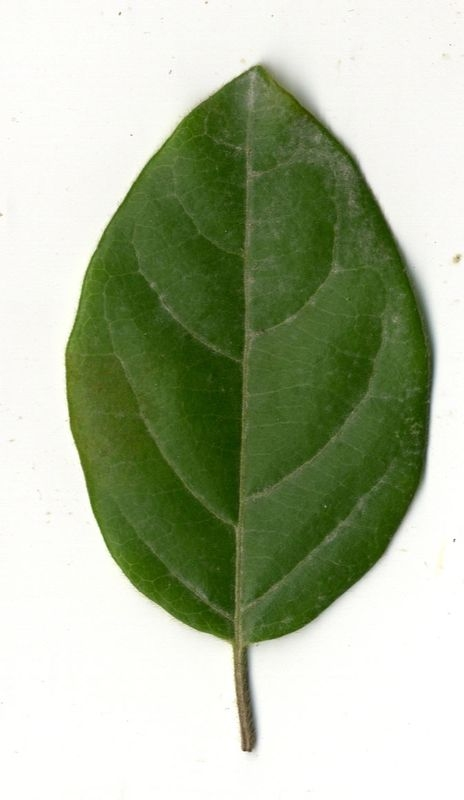
#> input picture Domasni/DomasnaRabota3/database/10002.jpg, 464 x 800 px
$ python DomasnaRabota3.3.py
#> lines starting #> are read from the running program, lines starting #| are printed output that depends on the picture; after the words box and inside, x2 and y2 are one past the last pixel; in counts of white or black regions, pixels touching at a corner belong together
import cv2
import numpy as np

img = cv2.imread('database/10002.jpg')
#> img is the input picture: shape (800, 464, 3); mean B, G, R 156.3, 183.4, 172.3
cv2.imshow('Original Image', img)
gray = cv2.cvtColor(img, cv2.COLOR_BGR2GRAY)
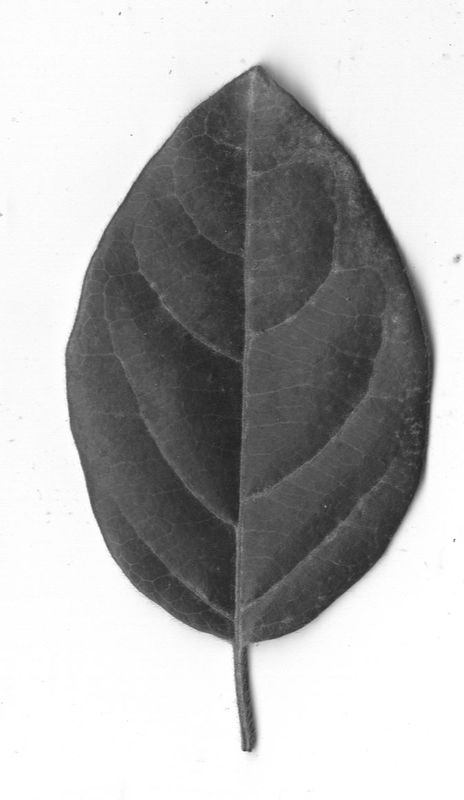
#> gray: shape (800, 464); min 33, max 255, mean 177
ret, thresh = cv2.threshold(gray, 0, 255, cv2.THRESH_BINARY_INV + cv2.THRESH_OTSU)
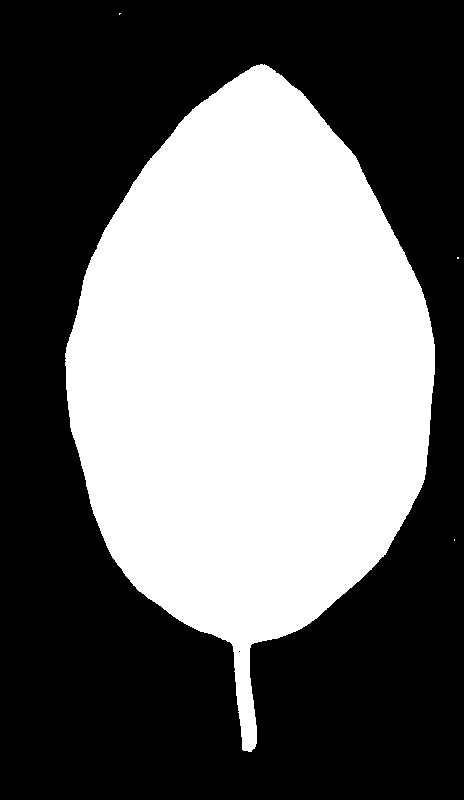
#> thresh: shape (800, 464); 42.2% white; 4 white regions (3 under 20 px), largest, box (x1, y1, x2, y2) and area: (65, 64, 435, 752) 156664
#> ret = 163
kernel = np.ones((3, 3), np.uint8)
opening = cv2.morphologyEx(thresh, cv2.MORPH_OPEN, kernel, iterations=2)
#> opening: shape (800, 464); 42.2% white; 1 white region, box (x1, y1, x2, y2) and area: (65, 65, 435, 751) 156648
sure_bg = cv2.dilate(opening, kernel, iterations=3)
#> sure_bg: shape (800, 464); 43.9% white; 1 white region, box (x1, y1, x2, y2) and area: (62, 62, 438, 754) 163063
dist_transform = cv2.distanceTransform(opening, cv2.DIST_L2, 5)
ret, sure_fg = cv2.threshold(dist_transform, 0.7 * dist_transform.max(), 255, 0)
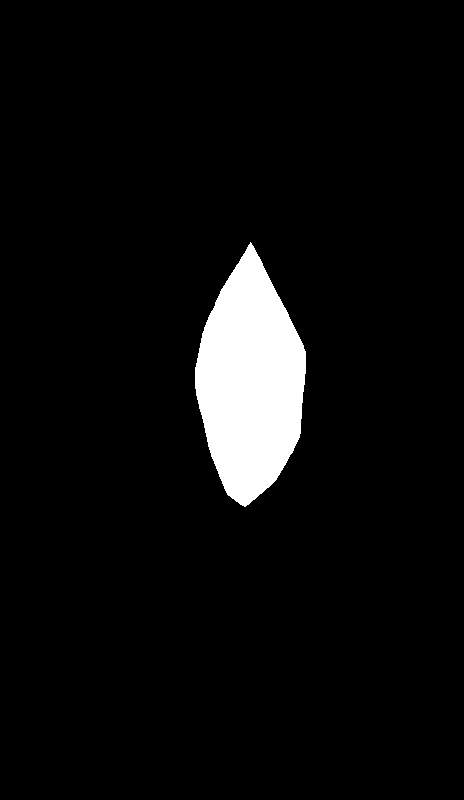
#> sure_fg: shape (800, 464) float32; 5.3% white; 1 white region, box (x1, y1, x2, y2) and area: (195, 242, 306, 507) 19522
#> ret = 129.4
sure_fg = np.uint8(sure_fg)
unknown = cv2.subtract(sure_bg, sure_fg)
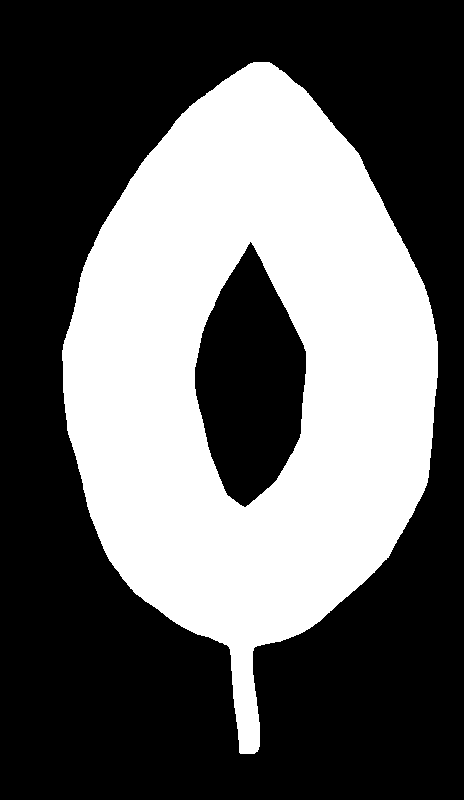
#> unknown: shape (800, 464); 38.7% white; 1 white region, box (x1, y1, x2, y2) and area: (62, 62, 438, 754) 143541
ret, markers = cv2.connectedComponents(sure_fg)
#> ret = 2
markers = markers + 1
markers[unknown == 255] = 0
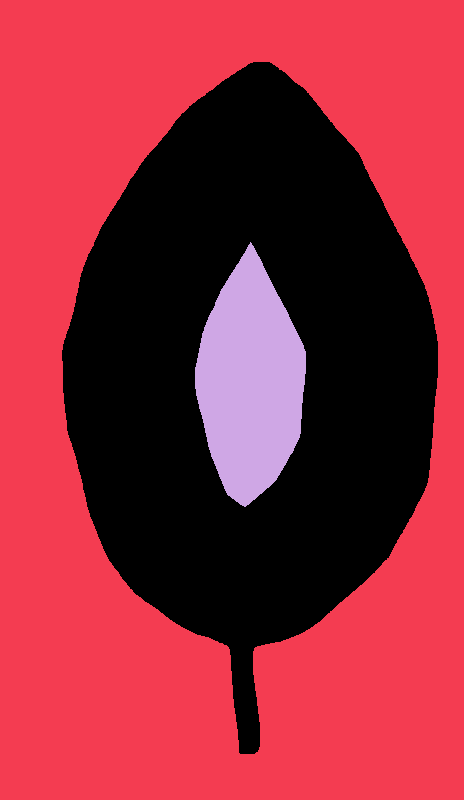
#> markers: shape (800, 464) int32; 3 distinct labels, from 0 to 2; one colour per label, 0 black
markers = cv2.watershed(img, markers)
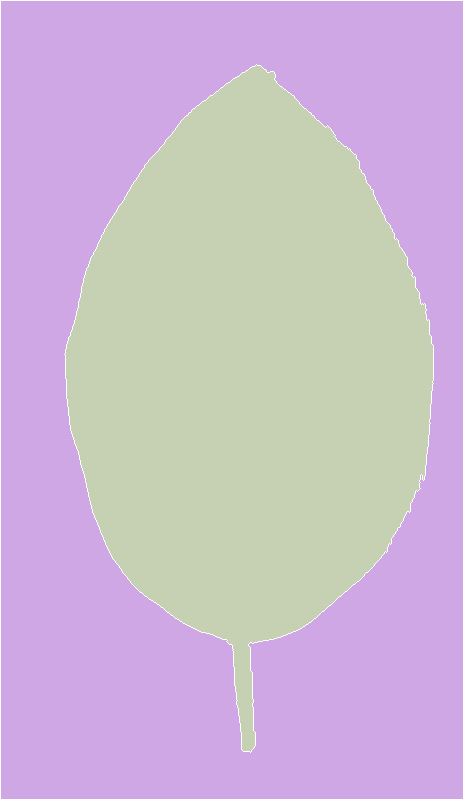
#> markers: shape (800, 464) int32; 3 distinct labels, from -1 to 2; one colour per label, 0 black, -1 white
segmented_img = np.zeros_like(gray)
segmented_img[markers != 1] = 255
processed_img = cv2.medianBlur(segmented_img, 5)
contours, _ = cv2.findContours(processed_img, cv2.RETR_EXTERNAL, cv2.CHAIN_APPROX_SIMPLE)
img_contours = img.copy()
cv2.drawContours(img_contours, contours, -1, (0, 255, 0), 2)
#> img_contours: shape (800, 464, 3); 1.36% of pixels changed, all inside (x1, y1, x2, y2) = (0, 0, 464, 800)
cv2.imshow('Segmented Image', segmented_img)
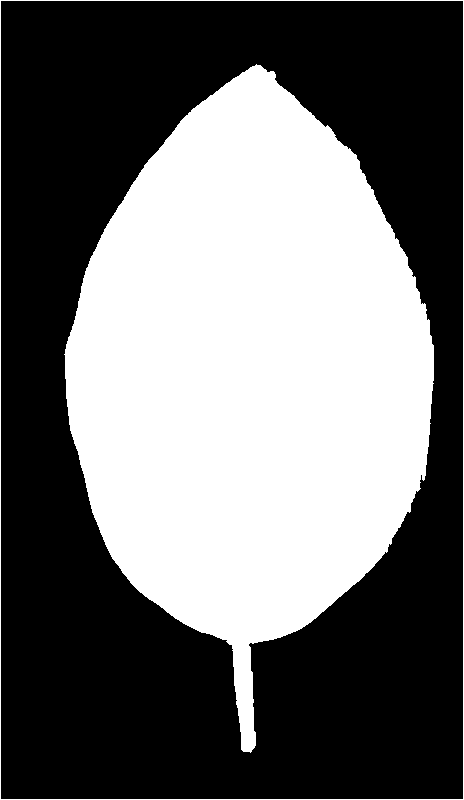
#> window 'Segmented Image': shape (800, 464); 42.8% white; 2 white regions, box (x1, y1, x2, y2) and area: (64, 64, 434, 753) 156172, (0, 0, 464, 800) 2524
cv2.imshow('Processed Image', processed_img)
cv2.imshow('Image with Contours', img_contours)
cv2.waitKey(0)
cv2.destroyAllWindows()

$ run again, with Domasni/DomasnaRabota3/database/1.jpg copied over Domasni/DomasnaRabota3/database/10002.jpg
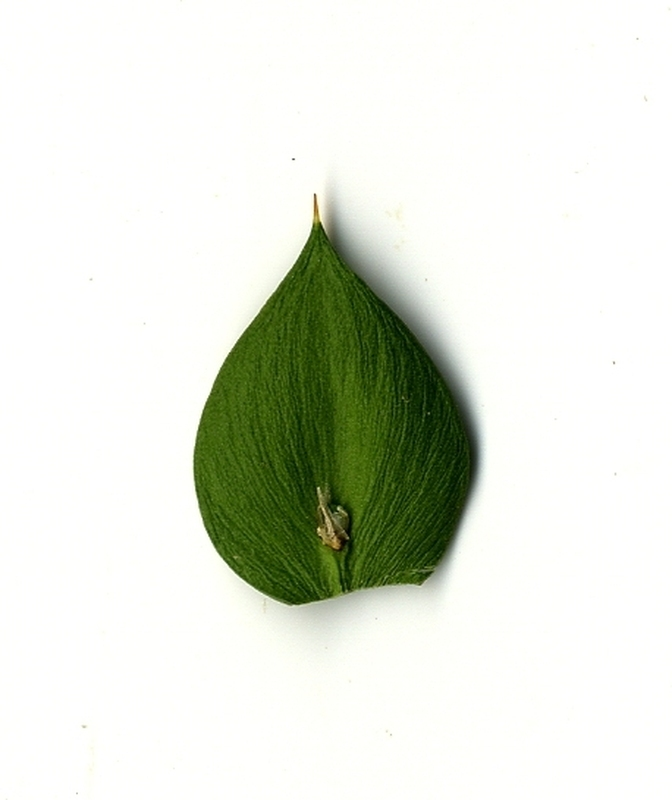
#> input picture Domasni/DomasnaRabota3/database/1.jpg, 672 x 800 px
#> img is the input picture: shape (800, 672, 3); mean B, G, R 218, 228.9, 224.7
#> `ret, thresh = cv2.threshold(gray, 0, 255, cv2.THRESH_BINARY_INV + cv2...`:
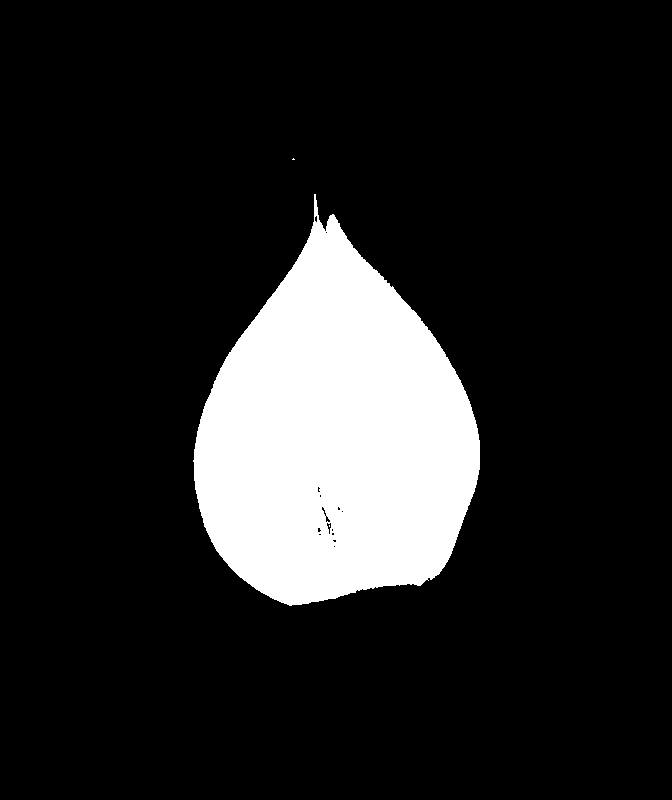
#> thresh: shape (800, 672); 14.2% white; 3 white regions (2 under 20 px), largest, box (x1, y1, x2, y2) and area: (193, 194, 480, 606) 76233
#> `ret, thresh = cv2.threshold(gray, 0, 255, cv2.THRESH_BINARY_INV + cv2...`: ret = 158
#> opening: shape (800, 672); 14.2% white; 1 white region, box (x1, y1, x2, y2) and area: (194, 215, 480, 605) 76080
#> sure_bg: shape (800, 672); 14.9% white; 1 white region, box (x1, y1, x2, y2) and area: (191, 212, 483, 608) 80328
#> `ret, sure_fg = cv2.threshold(dist_transform, 0.7 * dist_transform.max(..`: ret = 74.02
#> unknown: shape (800, 672); 13.7% white; 1 white region, box (x1, y1, x2, y2) and area: (191, 212, 483, 608) 73869
#> `ret, markers = cv2.connectedComponents(sure_fg)`: ret = 2
#> img_contours: shape (800, 672, 3); 1.09% of pixels changed, all inside (x1, y1, x2, y2) = (0, 0, 672, 800)
#> `cv2.imshow('Segmented Image', segmented_img)`:
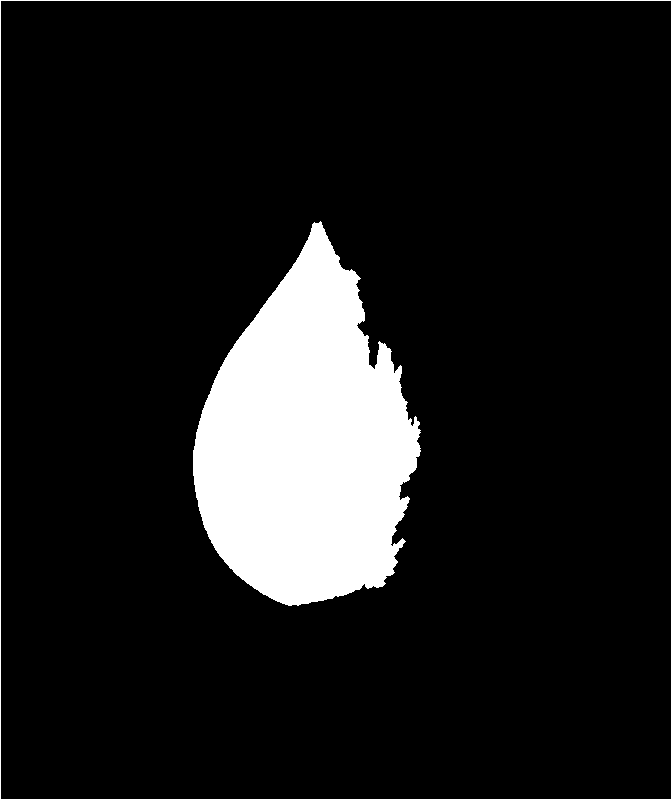
#> window 'Segmented Image': shape (800, 672); 11.2% white; 2 white regions, box (x1, y1, x2, y2) and area: (193, 221, 421, 606) 57082, (0, 0, 672, 800) 2940

$ run again, with Domasni/DomasnaRabota3/database/10000.jpg copied over Domasni/DomasnaRabota3/database/10002.jpg
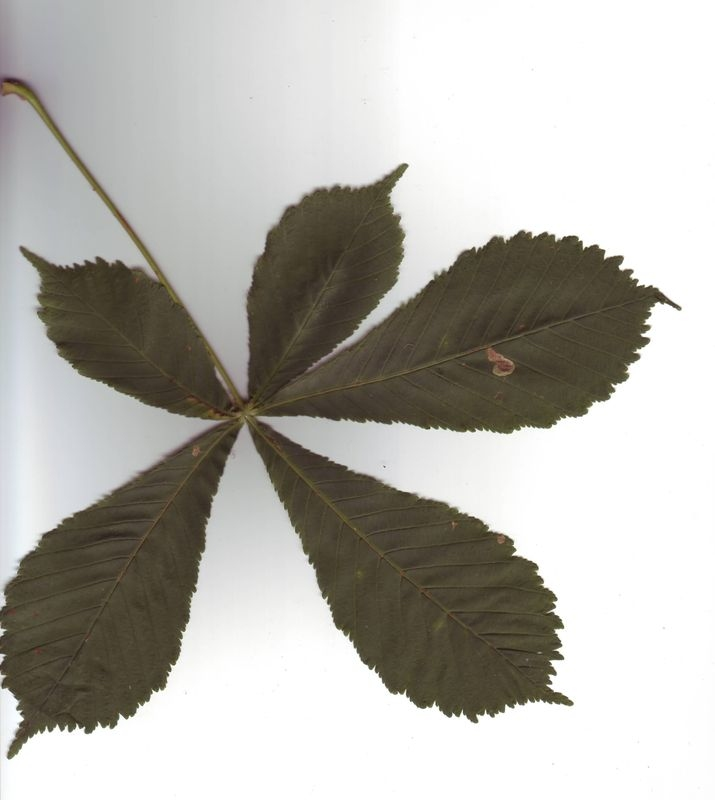
#> input picture Domasni/DomasnaRabota3/database/10000.jpg, 715 x 800 px
#> img is the input picture: shape (800, 715, 3); mean B, G, R 173.9, 179.8, 181.8
#> `ret, thresh = cv2.threshold(gray, 0, 255, cv2.THRESH_BINARY_INV + cv2...`:
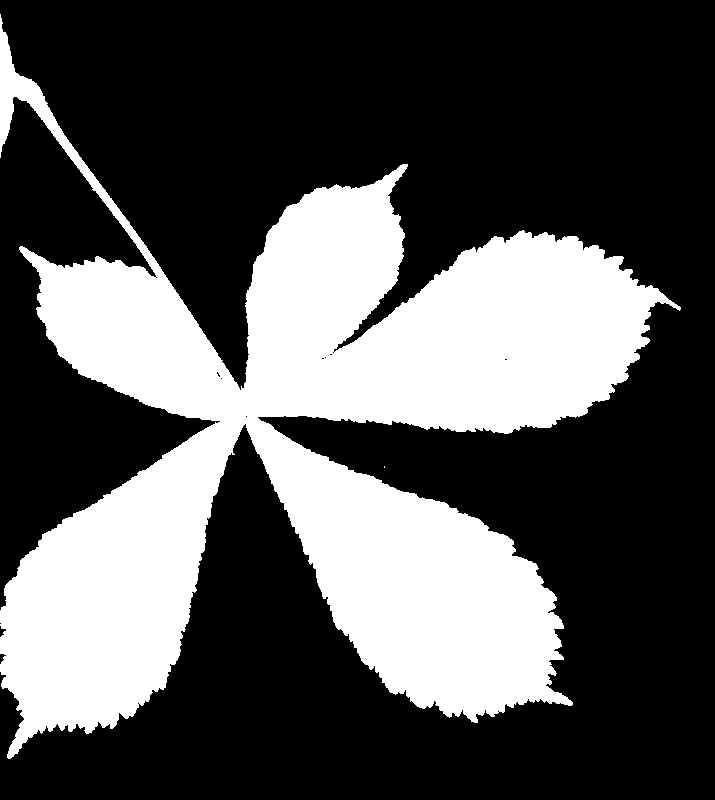
#> thresh: shape (800, 715); 33% white; 2 white regions (1 under 20 px), largest, box (x1, y1, x2, y2) and area: (0, 14, 681, 759) 188747
#> `ret, thresh = cv2.threshold(gray, 0, 255, cv2.THRESH_BINARY_INV + cv2...`: ret = 151
#> opening: shape (800, 715); 32.9% white; 1 white region, box (x1, y1, x2, y2) and area: (0, 29, 668, 757) 188005
#> sure_bg: shape (800, 715); 36% white; 1 white region, box (x1, y1, x2, y2) and area: (0, 26, 671, 760) 205812
#> `ret, sure_fg = cv2.threshold(dist_transform, 0.7 * dist_transform.max(..`: ret = 62
#> unknown: shape (800, 715); 34% white; 1 white region, box (x1, y1, x2, y2) and area: (0, 26, 671, 760) 194580
#> `ret, markers = cv2.connectedComponents(sure_fg)`: ret = 6
#> img_contours: shape (800, 715, 3); 1.06% of pixels changed, all inside (x1, y1, x2, y2) = (0, 0, 715, 800)
#> `cv2.imshow('Processed Image', processed_img)`:
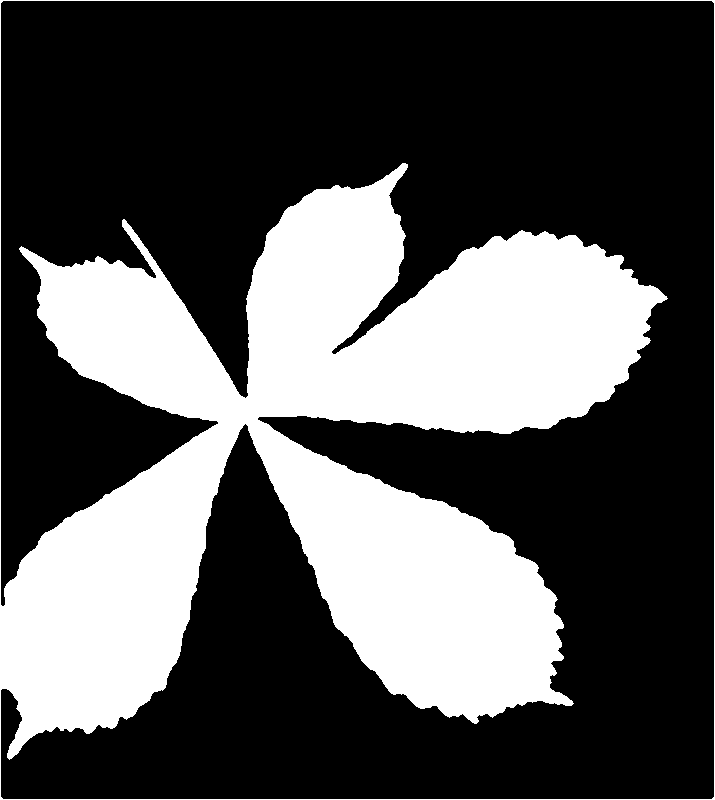
#> window 'Processed Image': shape (800, 715); 33% white; 1 white region, box (x1, y1, x2, y2) and area: (0, 0, 715, 800) 188775

$ run again, with Domasni/DomasnaRabota3/database/10001.jpg copied over Domasni/DomasnaRabota3/database/10002.jpg
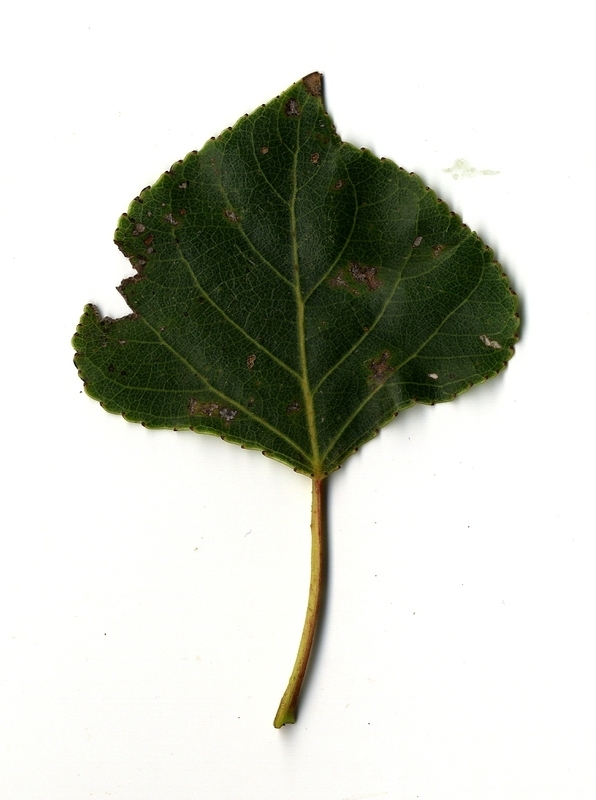
#> input picture Domasni/DomasnaRabota3/database/10001.jpg, 596 x 800 px
#> img is the input picture: shape (800, 596, 3); mean B, G, R 195.5, 204.3, 201.6
#> thresh: shape (800, 596); 24.1% white; 18 white regions (17 under 20 px), largest, box (x1, y1, x2, y2) and area: (72, 71, 525, 729) 114669
#> `ret, thresh = cv2.threshold(gray, 0, 255, cv2.THRESH_BINARY_INV + cv2...`: ret = 148
#> opening: shape (800, 596); 24% white; 1 white region, box (x1, y1, x2, y2) and area: (72, 72, 525, 728) 114309
#> sure_bg: shape (800, 596); 25.5% white; 1 white region, box (x1, y1, x2, y2) and area: (69, 69, 528, 731) 121671
#> `ret, sure_fg = cv2.threshold(dist_transform, 0.7 * dist_transform.max(..`: ret = 110.7
#> unknown: shape (800, 596); 23.6% white; 1 white region, box (x1, y1, x2, y2) and area: (69, 69, 528, 731) 112330
#> `ret, markers = cv2.connectedComponents(sure_fg)`: ret = 2
#> img_contours: shape (800, 596, 3); 1.17% of pixels changed, all inside (x1, y1, x2, y2) = (0, 0, 596, 800)
#> `cv2.imshow('Segmented Image', segmented_img)`:
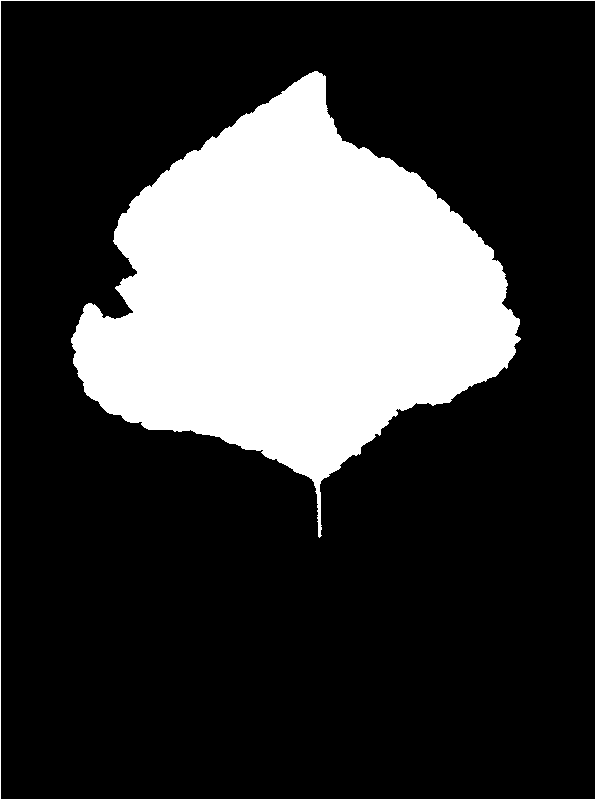
#> window 'Segmented Image': shape (800, 596); 23.7% white; 2 white regions, box (x1, y1, x2, y2) and area: (71, 71, 521, 538) 110312, (0, 0, 596, 800) 2788
